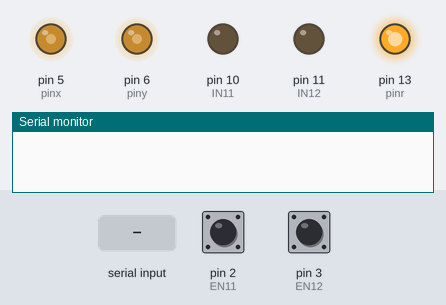
This sketch was run on a simulated Arduino Uno, built with avr-gcc and run on an emulated ATmega328P. Shown: output pins drawn as LEDs (lit = HIGH), the last lines printed to the serial monitor. The inputs (shaded band) are chosen by the test bench; at power-on: pin 2 (EN11) HIGH, pin 3 (EN12) HIGH.

Above: at 2.2 s.
2.3 s: "R" received over Serial
At 4.9 s:
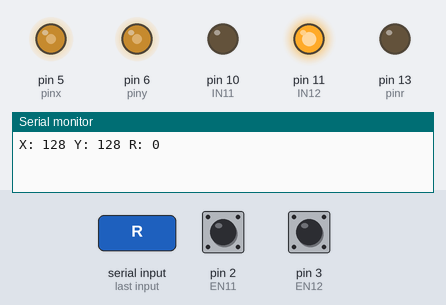
5.2 s: "x,45\n" received over the second serial link
At 6.1 s:
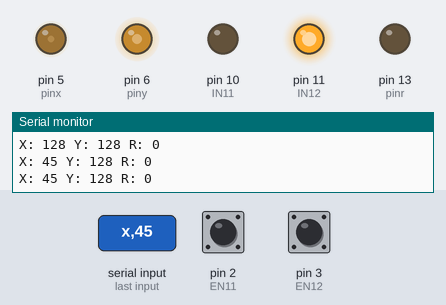
6.7 s: "y,45\n" received over Serial
At 7.5 s:
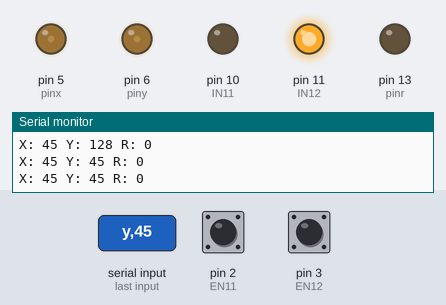
8.2 s: "x90\n" received over the second serial link
At 9.4 s:
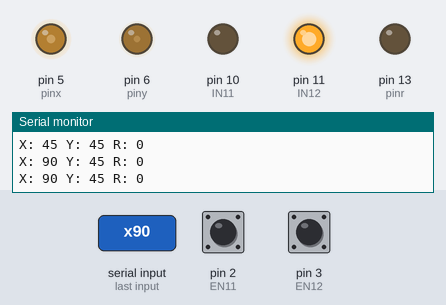
9.7 s: "x" received over Serial
At 11.6 s:
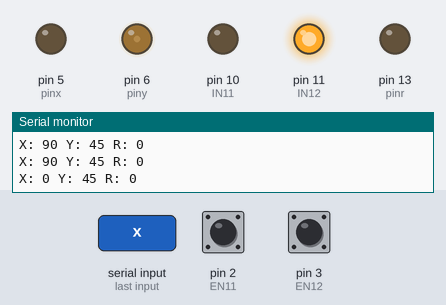
12.2 s: "y90\n" received over the second serial link
At 12.7 s:
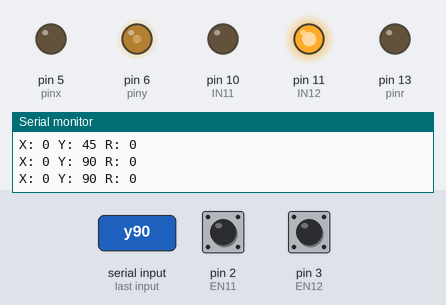
Timing chart, 0 to 14.7 s (numbered marks = the images above; inputs shaded):
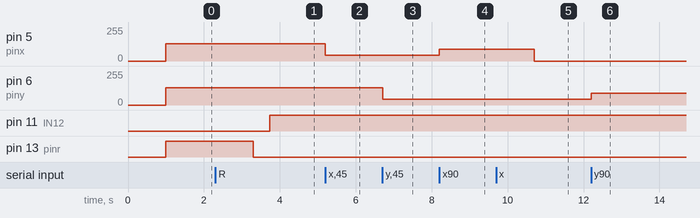

The sketch:

main_master.ino
```cpp
//--------------------- Includes ---------------------------//
#include "Arduino.h"
#include "drive.h"

//--------------------- Variables ---------------------------//

byte incomingByte = 0;
byte x = 128;
byte y = 128;
byte r = 128;
const uint8_t pinx = 5;
const uint8_t piny = 6;
const uint8_t pinr = 13;

//--------------------- Software Serial Setup ---------------------------//

#include <SoftwareSerial.h>

const int IMP_SERIAL_RX = 8;
const int IMP_SERIAL_TX = 9;

// Create an instance of software serial.
SoftwareSerial impSerial(IMP_SERIAL_RX, IMP_SERIAL_TX);

//---------------- Setup ---------------------------------//
void setup() {   // Setup SPI lines for the switch
  drive.SETUP();
  drive.CALCULATE(0, 0, 0);
  pinMode(pinx, OUTPUT);
  pinMode(piny, OUTPUT);
  pinMode(pinr, OUTPUT);
  impSerial.begin(19200);
  Serial.begin(9600);
  delay(1000);
}

//-------------- Main ---------------------------------//
void loop() {
  if (Serial.available() > 0) {
    // read the incoming byte:
    incomingByte = Serial.peek();

    if (incomingByte == 'x' || incomingByte == 'X') {
      x = Serial.parseInt();
    } else if (incomingByte == 'y' || incomingByte == 'Y') {
      y = Serial.parseInt();
    } else if (incomingByte == 'r' || incomingByte == 'R') {
      r = Serial.parseInt();
    } else {
      Serial.read();
    }
    drive.CALCULATE(x - 128, y - 128, r - 128);

    Serial.print("X: ");
    Serial.print(x);
    Serial.print(" Y: ");
    Serial.print(y);
    Serial.print(" R: ");
    Serial.println(r);

  }

  if (impSerial.available() > 0) {
    // read the incoming byte:
    incomingByte = impSerial.peek();

    if (incomingByte == 'x' || incomingByte == 'X') {
      x = impSerial.parseInt();
    } else if (incomingByte == 'y' || incomingByte == 'Y') {
      y = impSerial.parseInt();
    } else if (incomingByte == 'r' || incomingByte == 'R') {
      r = impSerial.parseInt();
    } else {
      impSerial.read();
    }
    drive.CALCULATE(x - 128, y - 128, r - 128);

    Serial.print("X: ");
    Serial.print(x);
    Serial.print(" Y: ");
    Serial.print(y);
    Serial.print(" R: ");
    Serial.println(r);

  }


  analogWrite(pinx, x);
  analogWrite(piny, y);
  analogWrite(pinr, r);

  drive.DRIVE();
}
```

drive.cpp
```cpp
#include "Arduino.h"
#include "drive.h"

const double change = 0.05;

const uint8_t IN11 = 10;
const uint8_t IN12 = 11;
const uint8_t EN11 = 2;
const uint8_t EN12 = 3;

int target1, target2, target3;

volatile long encoderValue1 = 0;
volatile long lastEncoded1 = 0;

long oldEncoder1 = 0;

int rpm1 = 0;
double speed1 = 0;
int movement1;
unsigned long timeold1 = 0;

void updateEncoder1() {
  int MSB = digitalRead(EN11); //MSB = most significant bit
  int LSB = digitalRead(EN12); //LSB = least significant bit

  int encoded = (MSB << 1) | LSB; //converting the 2 pin value to single number
  int sum  = (lastEncoded1 << 2) | encoded; //adding it to the previous encoded value

  if (sum == 0b1101 || sum == 0b0100 || sum == 0b0010 || sum == 0b1011) encoderValue1 --;
  if (sum == 0b1110 || sum == 0b0111 || sum == 0b0001 || sum == 0b1000) encoderValue1 ++;

  lastEncoded1 = encoded; //store this value for next time
}

void drive1(int n) {
  if (n > 255) {
    n = 255;
  } else if (n < -255) {
    n = -255;
  }

  if (n > 0) {
    analogWrite(IN11, n);
    analogWrite(IN12, 0);
  } else if (n < 0) {
    analogWrite(IN11, 0);
    analogWrite(IN12, -n);
  } else {
    analogWrite(IN11, 0);
    analogWrite(IN12, 0);
  }
}


void updateRpm() {
  movement1 = encoderValue1 - oldEncoder1;

  if (movement1 != 0) {
    int time = (millis() - timeold1);
    timeold1 = millis();
    oldEncoder1 = encoderValue1;
    rpm1 = 100 * movement1 / time;
  }

  if (target1 == 0) {
    speed1 = 0;
  } else if (rpm1 < target1 && speed1 < 255) {
    speed1 = speed1 + change;
  } else if (rpm1 > target1 && speed1 > -255) {
    speed1 = speed1 - change;
  }
}

void normalize() {
  int max = target1;
  if (target2 > max) {
    max = target2;
  }
  if (target3 > max) {
    max = target3;
  }

  if (max > 100) {
    double norm = 100.0 / max;
    target1 = target1 * norm;
    target2 = target2 * norm;
    target3 = target3 * norm;
  }
}


dclass::dclass() {
}

void dclass::SETUP() {
  pinMode(IN11, OUTPUT);
  pinMode(IN12, OUTPUT);
  pinMode(EN11, INPUT);
  pinMode(EN12, INPUT);


  target1 = 0;
  rpm1 = 0;
  target2 = 0;
  target3 = 0;

  digitalWrite(EN11, HIGH); //turn pullup resistor on
  digitalWrite(EN12, HIGH); //turn pullup resistor on

  //call updateEncoder() when any high/low changed seen
  attachInterrupt(digitalPinToInterrupt(EN11), updateEncoder1, CHANGE);
  attachInterrupt(digitalPinToInterrupt(EN12), updateEncoder1, CHANGE);
}

void dclass::CALCULATE(int x, int y, int r) {
  int val = (r - x) / 3;
  target1 = x + val;
  target2 = val - y * 0.5774;
  target3 = val + y * 0.5774;
  normalize();
}

void dclass::DRIVE() {
  updateRpm();

  drive1(speed1);

}

dclass drive = dclass();
```

drive.h
```cpp
#ifndef drive_h
#define drive_h

class dclass{
  public:
    dclass();
    void SETUP();
    void DRIVE();
    void CALCULATE(int x, int y, int r);
};

extern dclass drive;

#endif
```

Measured:
- after the input at 2.3 s, pin 11 (IN12): LOW → HIGH after 1.4 s; pin 13 (pinr): HIGH → LOW after 1.0 s
- after the input at 5.2 s, pin 5 (pinx): 128/255 → 45/255 at once
- after the input at 6.7 s, pin 6 (piny): 128/255 → 45/255 at once
- after the input at 8.2 s, pin 5 (pinx): 45/255 → 90/255 at once
- after the input at 9.7 s, pin 5 (pinx): 90/255 → 0/255 after 1.0 s
- after the input at 12.2 s, pin 6 (piny): 45/255 → 90/255 at once
